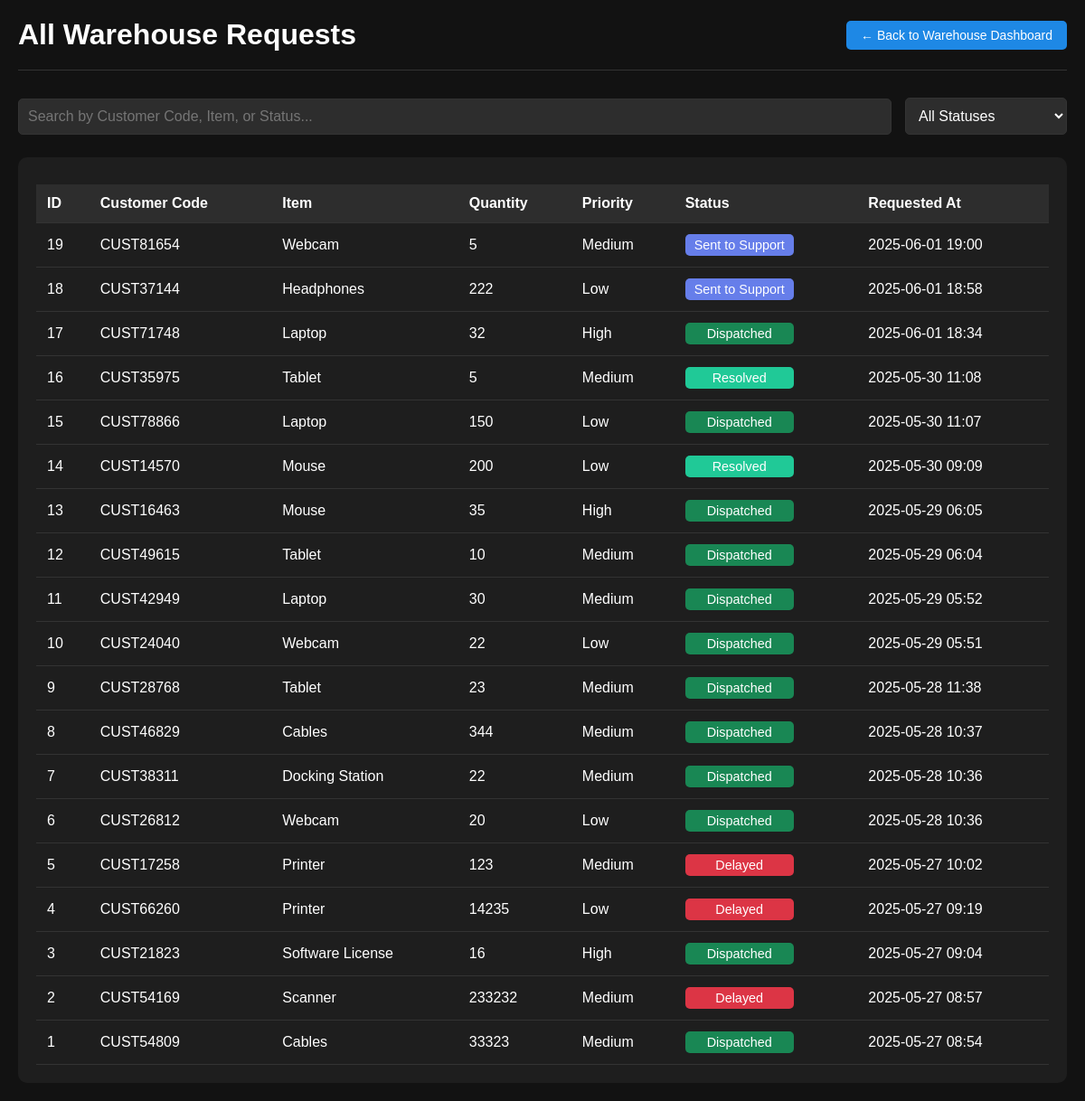
Page /view-requests-warehouse (signed in) on the earlier database version.
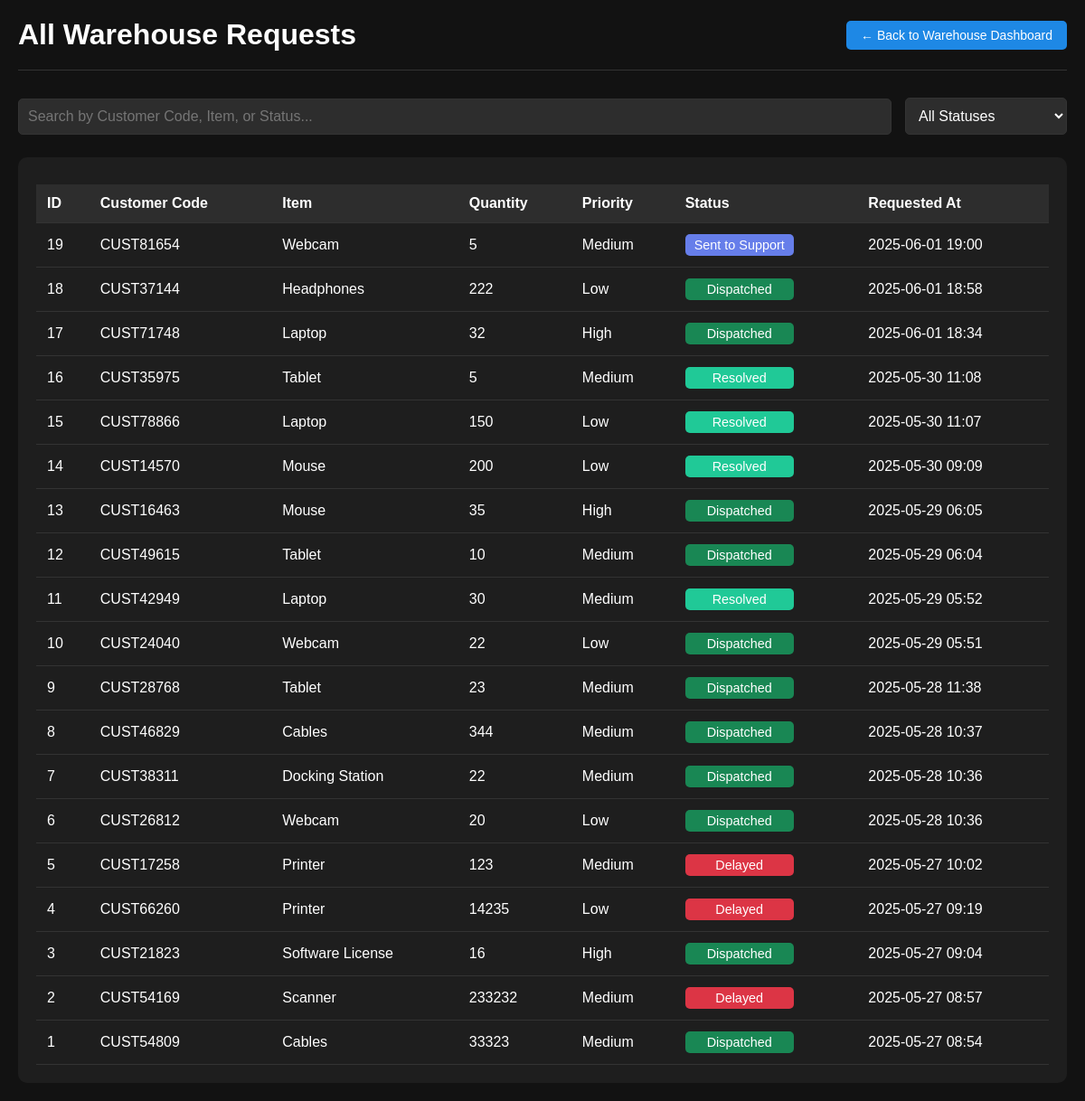
Same page on the later database version.
### models.py (models this page shows)
class Request(db.Model):
    id = db.Column(db.Integer, primary_key=True)
    customer_id = db.Column(db.Integer, db.ForeignKey('customer.id'), nullable=False)
    customer_code = db.Column(db.String(50), nullable=False)  # <-- Newly added
    item_name = db.Column(db.String(100), nullable=False)
    quantity = db.Column(db.Integer, nullable=False)
    priority = db.Column(db.String(50), nullable=False)
    status = db.Column(db.String(50), default='New')
    created_at = db.Column(db.DateTime, default=datetime.utcnow)
    submitted_by = db.Column(db.Integer, db.ForeignKey('user.id'))
    description = db.Column(db.Text, nullable=True)

### app.py (the view)
@app.route('/view-requests-warehouse')
@role_required('admin', 'warehouse')
def view_requests_warehouse():
    requests = Request.query.order_by(Request.created_at.desc()).all()
    return render_template('view_requests_warehouse.html', requests=requests)

### app.py (called while the page is built)
def role_required(*roles):
    def decorator(f):
        @wraps(f)
        def wrapped(*args, **kwargs):
            if current_user.role not in roles:
                abort(403)
            return f(*args, **kwargs)
        return wrapped
    return decorator

@login_manager.user_loader
def load_user(user_id):
    return User.query.get(int(user_id))

@app.after_request
def add_header(response):
    response.headers["Cache-Control"] = "no-cache, no-store, must-revalidate, private"
    response.headers["Pragma"] = "no-cache"
    response.headers["Expires"] = "-1"
    return response

### templates/view_requests_warehouse.html (shortened to what this page needs)
<!DOCTYPE html>
<html lang="en">
<head>
</head>
<body>
    <div class="container">
        <div class="header">
            <h1>All Warehouse Requests</h1>
            <div class="back-button">
                <a href="{{ url_for('warehouse_dashboard') }}">← Back to Warehouse Dashboard</a>
            </div>
        </div>
        <div class="filter-search-bar">
            <input type="text" id="searchInput" onkeyup="filterTable()" placeholder="Search by Customer Code, Item, or Status...">
            <select id="statusFilter" onchange="filterTable()">
                <option value="">All Statuses</option>
            </select>
        </div>
        <div class="table-container">
            {% if requests %}
            <table id="requestsTable">
                <thead>
                    <tr>
                        <th>ID</th>
                        <th>Customer Code</th>
                        <th>Item</th>
                        <th>Quantity</th>
                        <th>Priority</th>
                        <th>Status</th>
                        <th>Requested At</th>
                    </tr>
                </thead>
                <tbody>
                    {% for r in requests %}
                    <tr>
                        <td>{{ r.id }}</td>
                        <td>{{ r.customer_code }}</td>
                        <td>{{ r.item_name }}</td>
                        <td>{{ r.quantity }}</td>
                        <td>{{ r.priority }}</td>
                        <td><span class="status-{{ r.status | lower | replace(' ', '-') }}">{{ r.status }}</span></td>
                        <td>{{ r.created_at.strftime('%Y-%m-%d %H:%M') }}</td>
                    </tr>
                    {% endfor %}
                </tbody>
            </table>
            {% else %}
            <div class="no-requests">
                <h2>No Requests Found</h2>
                <p>There are no requests to display at the moment.</p>
            </div>
            {% endif %}
        </div>
    </div>
</body>
</html>

Differences in the rows shown:
changed Request "CUST37144": status "Sent to Support" → "Dispatched"
changed Request "CUST78866": status "Dispatched" → "Resolved"
changed Request "CUST42949": status "Dispatched" → "Resolved"
